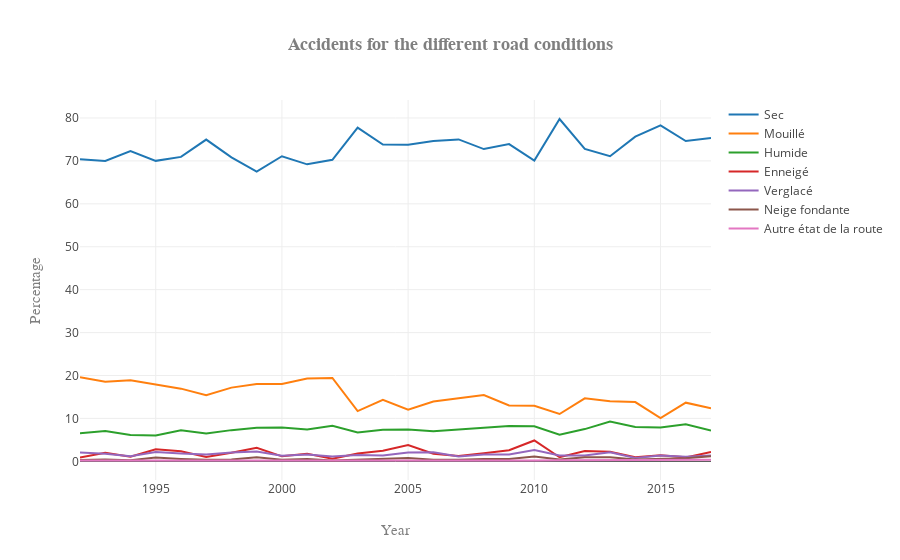

Write notebook code for a chart like this one.
### Markdown cell above
We can also take a look at the conditions and the speed limit of the roads on which the accidents happened.

### Code cell
df_Accident_type_route_normalized = df_Accident_type_route.copy()

# Transform the data in percentages along the year
for date in [col for col in df_Accident_type_route_normalized.columns if IS_DATE.match(col)]:
    df_Accident_type_route_normalized[date]=\
        df_Accident_type_route_normalized[date]*100/\
        (df_Accident_type_route_normalized[date].sum())

# Group the accidents by road condition and keep the useful columns
req = df_Accident_type_route_normalized.groupby(['temps']).sum().\
    sort_values(['2017'], ascending=False)\
    [[col for col in df_Accident_type_route.columns if IS_DATE.match(col)]]
# Plot the results with our function
plot_dataframe(x=req.columns.values, y=req,\
               title='Accidents for the different road conditions', xlabel='Year',\
               ylabel='Percentage', labels=req.index.values,\
               rotation=45, number_to_plot=None,name_save='accident_road_condition')

# This time without considering the accidents happening when the road is dry
req = df_Accident_type_route_normalized[df_Accident_type_route_normalized.temps!='Sec'].\
    groupby(['temps']).sum().sort_values(['2017'], ascending=False)\
    [[col for col in df_Accident_type_route.columns if IS_DATE.match(col)]]
# Plot the results with our function
plot_dataframe(x=req.columns.values, y=req,\
               title="Road condition when the road wasn't dry", xlabel='Year',\
               ylabel='Percentage', labels=req.index.values,\
               rotation=45, number_to_plot=None,name_save='accident_road_condition_undry')

# We can also look at the speed limits of the roads where accidents happened
req = df_Accident_type_route_normalized.groupby(['vitesse']).sum().\
    sort_values(['2017'], ascending=False)\
    [[col for col in df_Accident_type_route.columns if IS_DATE.match(col)]]
# And plot it with our usual function
plot_dataframe(x=req.columns.values, y=req,\
               title="Speed limits on the roads where accidents happened", xlabel='Year',\
               ylabel='Percentage', labels=req.index.values,\
               rotation=45, number_to_plot=None,name_save='accident_speed_limit')

### Figure 1 — Plotly figure (JSON) as saved in the notebook; plotly's stock layout.template omitted (floating-point values rounded to 4 significant figures)
{"data": [{"name": "Sec", "type": "scatter", "uid": "6065378d-3090-4013-ab52-9b8909b1c689", "x": ["1992", "1993", "1994", "1995", "1996", "1997", "1998", "1999", "2000", "2001", "2002", "2003", "2004", "2005", "2006", "2007", "2008", "2009", "2010", "2011", "2012", "2013", "2014", "2015", "2016", "2017"], "y": [70.38, 69.98, 72.31, 70.01, 70.94, 74.97, 70.83, 67.52, 71.09, 69.2, 70.25, 77.74, 73.82, 73.74, 74.62, 75.0, 72.76, 73.92, 70.07, 79.76, 72.8, 71.08, 75.65, 78.3, 74.63, 75.36]}, {"name": "Mouillé", "type": "scatter", "uid": "57fe70cc-946a-4436-aac1-71526c3fa2a6", "x": ["1992", "1993", "1994", "1995", "1996", "1997", "1998", "1999", "2000", "2001", "2002", "2003", "2004", "2005", "2006", "2007", "2008", "2009", "2010", "2011", "2012", "2013", "2014", "2015", "2016", "2017"], "y": [19.62, 18.56, 18.87, 17.98, 16.94, 15.42, 17.18, 18.05, 18.05, 19.32, 19.42, 11.71, 14.32, 12.04, 13.94, 14.71, 15.46, 13.03, 12.93, 11.03, 14.68, 14.0, 13.81, 10.1, 13.68, 12.39]}, {"name": "Humide", "type": "scatter", "uid": "7a33d897-f37c-4cb1-b726-dc801782bc62", "x": ["1992", "1993", "1994", "1995", "1996", "1997", "1998", "1999", "2000", "2001", "2002", "2003", "2004", "2005", "2006", "2007", "2008", "2009", "2010", "2011", "2012", "2013", "2014", "2015", "2016", "2017"], "y": [6.54, 7.067, 6.125, 6.023, 7.243, 6.487, 7.273, 7.856, 7.882, 7.432, 8.28, 6.753, 7.361, 7.436, 7.031, 7.421, 7.668, 8.212, 8.175, 6.182, 7.516, 9.294, 8.032, 7.865, 8.614, 7.191]}, {"name": "Enneigé", "type": "scatter", "uid": "ca481cce-cd4c-475d-803c-5f7b62121dfd", "x": ["1992", "1993", "1994", "1995", "1996", "1997", "1998", "1999", "2000", "2001", "2002", "2003", "2004", "2005", "2006", "2007", "2008", "2009", "2010", "2011", "2012", "2013", "2014", "2015", "2016", "2017"], "y": [0.8981, 1.991, 1.101, 2.818, 2.354, 1.006, 2.015, 3.162, 1.171, 1.753, 0.6343, 1.825, 2.49, 3.782, 1.764, 1.269, 1.886, 2.58, 4.87, 0.9531, 2.43, 2.209, 0.9324, 1.438, 0.9273, 2.186]}, {"name": "Verglacé", "type": "scatter", "uid": "0ca99717-707d-46c0-a37e-79a8ff526293", "x": ["1992", "1993", "1994", "1995", "1996", "1997", "1998", "1999", "2000", "2001", "2002", "2003", "2004", "2005", "2006", "2007", "2008", "2009", "2010", "2011", "2012", "2013", "2014", "2015", "2016", "2017"], "y": [2.045, 1.777, 1.165, 2.162, 1.826, 1.567, 2.056, 2.317, 1.302, 1.578, 1.116, 1.489, 1.337, 2.055, 2.14, 1.114, 1.611, 1.585, 2.621, 1.39, 1.361, 2.135, 0.792, 1.381, 1.098, 1.343]}, {"name": "Neige fondante", "type": "scatter", "uid": "631a019c-db1b-42c5-933a-61dc8f8ea4d0", "x": ["1992", "1993", "1994", "1995", "1996", "1997", "1998", "1999", "2000", "2001", "2002", "2003", "2004", "2005", "2006", "2007", "2008", "2009", "2010", "2011", "2012", "2013", "2014", "2015", "2016", "2017"], "y": [0.3395, 0.4551, 0.2848, 0.8858, 0.5654, 0.3624, 0.4498, 0.9516, 0.3707, 0.5733, 0.1903, 0.3817, 0.5723, 0.7878, 0.3862, 0.3514, 0.5353, 0.5462, 1.117, 0.4423, 0.9588, 0.95, 0.455, 0.6033, 0.7168, 1.174]}, {"name": "Autre état de la route", "type": "scatter", "uid": "a9519450-c07c-4114-a747-7f11cea96e42", "x": ["1992", "1993", "1994", "1995", "1996", "1997", "1998", "1999", "2000", "2001", "2002", "2003", "2004", "2005", "2006", "2007", "2008", "2009", "2010", "2011", "2012", "2013", "2014", "2015", "2016", "2017"], "y": [0.1762, 0.1707, 0.1445, 0.1216, 0.1344, 0.1948, 0.1979, 0.1451, 0.139, 0.1465, 0.11, 0.09648, 0.1092, 0.152, 0.121, 0.1278, 0.08198, 0.1317, 0.2142, 0.2422, 0.259, 0.3262, 0.3314, 0.3101, 0.3414, 0.354]}], "layout": {"title": "<b>Accidents for the different road conditions</b>", "titlefont": {"color": "#7f7f7f", "family": "Courier New, monospace", "size": 18}, "xaxis": {"title": "Year", "titlefont": {"color": "#7f7f7f", "family": "Courier New, monospace", "size": 15}}, "yaxis": {"title": "Percentage", "titlefont": {"color": "#7f7f7f", "family": "Courier New, monospace", "size": 15}}}}
